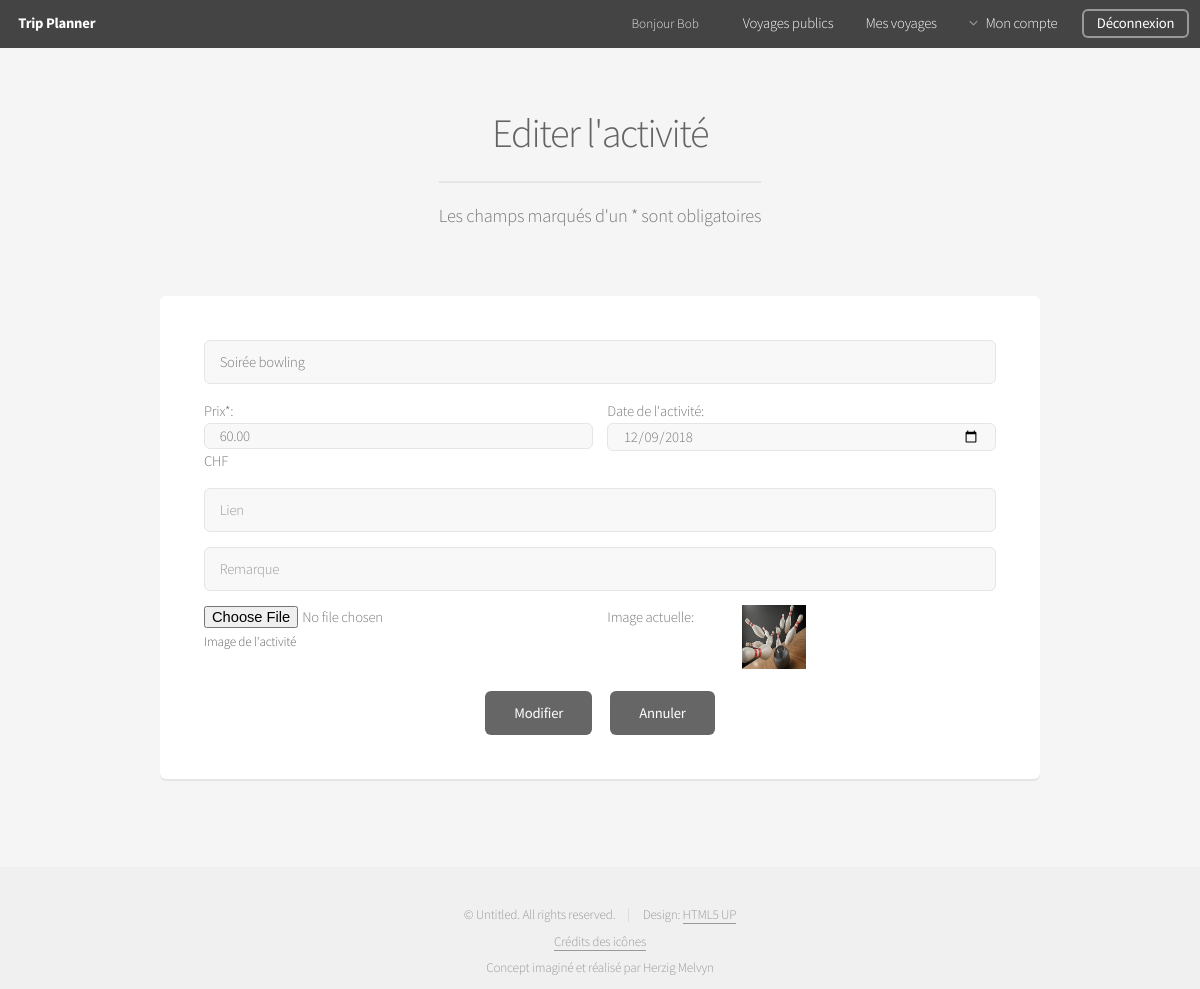
Screenshot of /index.php?action=change_Activity&id=3 (signed in) with the database file from the repository.
### tables this page shows
CREATE TABLE IF NOT EXISTS `Activity` (
    `idActivity` INT UNSIGNED NOT NULL AUTO_INCREMENT,
    `fkTrip` INT UNSIGNED NOT NULL,
    `Description` VARCHAR(45) NOT NULL,
    `Price` FLOAT(10,2) UNSIGNED NOT NULL DEFAULT 0,
    `Date` DATE NULL,
    `Link` VARCHAR(255) NULL,
    `Note` VARCHAR(280) NULL,
    `Image` TINYINT(1) NOT NULL DEFAULT 0,
    PRIMARY KEY (`idActivity`),
    INDEX `fk_Activity_Trip_Id` (`fkTrip` ASC),
    CONSTRAINT `fk_Activity_Trip`
    FOREIGN KEY (`fkTrip`)
    REFERENCES `Trip` (`idTrip`)
    ON DELETE CASCADE
    ON UPDATE CASCADE
);

### www/model/model_Activity.php (called while the page is built, shortened)
<?php
function get_Activity($m_Id_User, $m_Id_Activity)
{
    $connection = connect();
    $connection->setAttribute(PDO::ATTR_ERRMODE, PDO::ERRMODE_EXCEPTION);
    $req = $connection->prepare("SELECT Activity.* FROM Activity INNER JOIN Trip ON Activity.fkTrip = Trip.idTrip WHERE Trip.fkUser_Organizer = ? AND Activity.idActivity = ?");
    $req->bindParam(1,$m_Id_User,PDO::PARAM_INT);
    $req->bindParam(2,$m_Id_Activity,PDO::PARAM_INT);
    $req->execute();
    $result = $req->fetch(PDO::FETCH_ASSOC);
    return $result;
}

### www/view/view_Change_Activity.php (the view, shortened to what this page needs)
<header>
	<h2>Editer l'activité</h2>
	<p>Les champs marqués d'un * sont obligatoires</p>
</header>
<div class="row">
    <div class="12u">
        <section class="box">
			<form method="post" action="index.php?action=change_Activity&id=<?php echo $_GET['id'];?>" enctype="multipart/form-data">
				<div class="row uniform 50%">
					<div class="12u 12u(mobilep)">
						<input type="text" name="description" placeholder="Description*" value="<?php echo $activity['Description'];?>" maxlength="45" required/>
					</div>
				</div>
                <div class="row uniform 50%">
                    <div class="6u 12u(mobilep)">
                        <div>Prix*:</div>
						<input type="number" id="price" onchange="two_Decimal()" name="price" value="<?php echo $activity['Price'];?>" value="0" min="0" step="0.01" required/>
                        <span>CHF</span>
                    </div>
                    <div class="6u 12u(mobilep)">
						<div>Date de l'activité:</div>
						<input type="date" id="start" name="date_Activity" value="<?php echo $activity['Date'];?>" min="2018-01-01"/>
					</div>
                </div>
				<div class="row uniform 50%">
					<div class="12u 12u(mobilep)">
						<input type="text" name="link" placeholder="Lien" value="<?php echo $activity['Link'];?>" maxlength="255"/>
					</div>
				</div>
                <div class="row uniform 50%">
                    <div class="12u 12u(mobilep)">
						<input type="text" name="note" placeholder="Remarque" value="<?php echo $activity['Note'];?>" maxlength="280"/>
                    </div>
                </div>
				<div class="row uniform 50%">
					<div class="6u 12u(mobilep)">
						<input type="file" name="image"/>
						<label for="image">Image de l'activité</label>
					</div>
                    <div class="2u 12u(mobilep)">
				        <span>Image actuelle:</span>
					</div>
                    <div class="3u 12u(mobilep)">
				        <?php
                            if($activity['Image'] == true)
                            {
                                 echo "<td><a class='no_Border' href='images/user".$_SESSION["id"]."/".$activity['fkTrip']."/Activity/".$activity['idActivity'].".jpg'><img class='thumbnail' src='images/user".$_SESSION["id"]."/".$activity['fkTrip']."/Activity/".$activity['idActivity'].".jpg'></a></td>";
                            }
                                 else
                            {
                                 echo '<td><img class="thumbnail" src="images/default_Activity.png"></td>';
                            }
                        ?>
					</div>
				</div>
				<div class="row uniform 50%">
					<div class="12u" align="center">
						<ul class="actions">
					        <li><input type="submit" value="Modifier" /></li>
                            <li><a class="button" href="<?php echo "index.php?action=see_Trip&id=".$activity['fkTrip']?>/#activity">Annuler</a></li>
						</ul>
					</div>
				</div>
			</form>
		</section>
	</div>
</div>
<?php
require "view/template.php";

### www/assets/css/additional.css (style rules this page uses)
.thumbnail { height: 64px; width: 64px; }
.no_Border { border: none; }

### rows the page displays
activity: description "Soirée bowling", price "60.00", date_Activity "12/09/2018"

### other values shown
$_SESSION['nickname'] "Bob"
